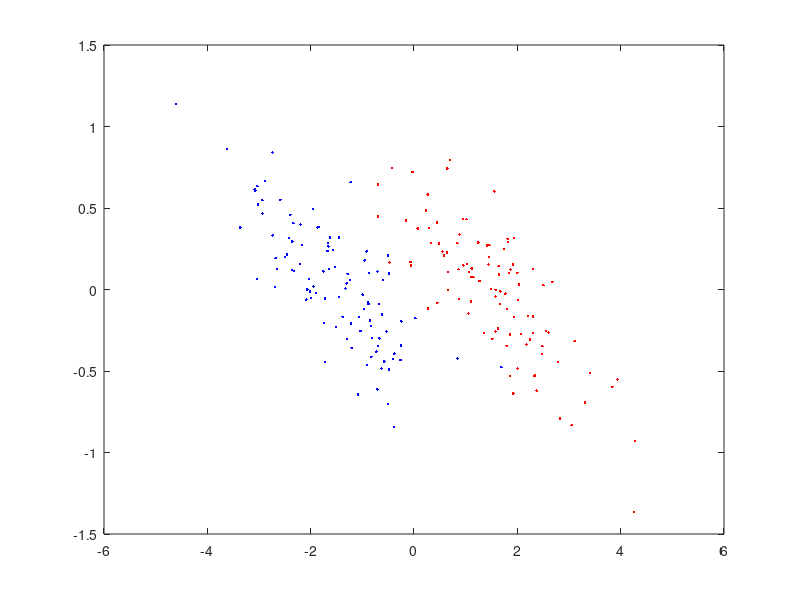

MATLAB code to generate this figure: (Note: this script raises an error after producing the figure.)
clear ; close all

load XL
load XU
load YL
load YU
ntr = 100;
ntt = 100;


figure;
plot(XL(1:50,1),XL(1:50,2),'r.');
hold on
plot(XU(1:50,1),XU(1:50,2),'r.');
hold on
plot(XL(51:100,1),XL(51:100,2),'b.');
hold on
plot(XU(51:100,1),XU(51:100,2),'b.');

p = 1;
maxIter = 50;
gammalib = 2.^(-10:10);

XL = XL';
XU = XU';

[~,YU] = max(YU,[],2);


acc_RLSR = zeros(length(gammalib),1);
for i = 1:length(gammalib)
    gamma = gammalib(i);
    
    % function
    [~, theta, W,  obj, Y] = RLSR(XL, YL, XU, p, gamma, maxIter);
    
    % accuracy
    [~,YU_pred] = max(Y(ntr+1:ntr+ntt,:),[],2);
    acc_RLSR(i,1) = length(find(YU_pred == YU))./ntt;
    fprintf('gamma = %d, accuracy = %.2f \n', log2(gamma), acc_RLSR(i,1)*100);
end
fprintf('The max accuracy = %.2f\n',max(acc_RLSR(:))*100);

save RLSR_W_example2 W